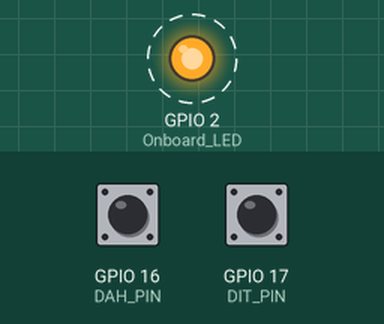
Simulated run of this sketch. Board: ESP32. Parts: output pins drawn as LEDs (lit = HIGH). Dashed ring = blinking. The inputs (shaded band) are chosen by the test bench; at power-on: GPIO 16 (DAH_PIN) HIGH, GPIO 17 (DIT_PIN) HIGH. Nothing arrives over Bluetooth unless stated; a phone connects over Bluetooth LE 3 s after start.

Above: at 0.07 s.
Timing chart, 0 to 3.0 s (numbered marks = the images above):
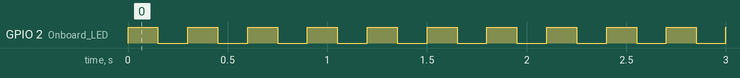

Measured:
- by itself, GPIO 2 (Onboard_LED): alternates HIGH for 0.15 s and LOW for 0.15 s, 21 changes in all, then stays HIGH

The sketch:

ESP32_BLE_TX_CW_KEYER_v1.1.ino
```cpp
// **************************************************************
// ESP32 Wroom (30 Pins), Low latency (5-7ms)
// Bluetooth MorseUs CW Paddle ESP32 firmware Code v1.1
// Designed for MorseUs iOS and MorseDx Mac applications
//
//  Created by TA1AYH on 13.11.2026
//
// 2026 by tuaren@yahoo.com (73's TA1AYH)
// **************************************************************

#include <Arduino.h>
#include <BLEDevice.h>
#include <BLEServer.h>
#include <BLE2902.h>
#include <WiFi.h>
#include "soc/gpio_struct.h"

#define DIT_PIN 17
#define DAH_PIN 16
#define Onboard_LED 2

#define SERVICE_UUID "E20A39F4-73F5-4BC4-A12F-17D1AD05A961"
#define TX_UUID "6E400003-B5A3-F393-E0A9-E50E24DCCA9E"
#define RX_UUID "6E400002-B5A3-F393-E0A9-E50E24DCCA9E"

volatile uint8_t paddleState = 0;
bool deviceConnected = false;
bool oldDeviceConnected = false;
BLEServer *pServer;
BLECharacteristic *notifyChar;
TaskHandle_t notifyTaskHandle = NULL;

void IRAM_ATTR handlePaddle() {
  uint32_t gpio_in = GPIO.in;
  uint8_t newState = 0;

  if (!(gpio_in & (1 << DIT_PIN))) newState |= 0x01;
  if (!(gpio_in & (1 << DAH_PIN))) newState |= 0x02;

  paddleState = newState;


  BaseType_t xHigherPriorityTaskWoken = pdFALSE;
  if (notifyTaskHandle != NULL) {
    vTaskNotifyGiveFromISR(notifyTaskHandle, &xHigherPriorityTaskWoken);
    portYIELD_FROM_ISR(xHigherPriorityTaskWoken);
  }
}

class ServerCallbacks : public BLEServerCallbacks {
  void onConnect(BLEServer *pServer, esp_ble_gatts_cb_param_t *param) override {
    if (deviceConnected) {
      pServer->disconnect(pServer->getConnId());
      return;
    }
    deviceConnected = true;
    oldDeviceConnected = true;
    digitalWrite(Onboard_LED, HIGH);
    BLEDevice::stopAdvertising();

    pServer->updateConnParams(param->connect.remote_bda, 0x06, 0x0C, 0, 100);
  }

  void onDisconnect(BLEServer *pServer) override {
    deviceConnected = false;
  }
};

void notifyTask(void *parameter) {
  uint8_t lastState = 0xFF;

  while (true) {
    ulTaskNotifyTake(pdTRUE, portMAX_DELAY);

    uint8_t current = paddleState;
    if (deviceConnected && current != lastState) {
      notifyChar->setValue(&current, 1);
      notifyChar->notify();
      lastState = current;

      if (current == 0x00) {
        ets_delay_us(500);
        notifyChar->setValue(&current, 1);
        notifyChar->notify();
      }
    }
  }
}

void setup() {
  WiFi.mode(WIFI_OFF);
  btStop();

  pinMode(Onboard_LED, OUTPUT);
  digitalWrite(Onboard_LED, LOW);
  pinMode(DIT_PIN, INPUT_PULLUP);
  pinMode(DAH_PIN, INPUT_PULLUP);

  xTaskCreatePinnedToCore(
    notifyTask,
    "NotifyTask",
    2048,
    NULL,
    configMAX_PRIORITIES - 1,
    &notifyTaskHandle,
    1
  );

  attachInterrupt(DIT_PIN, handlePaddle, CHANGE);
  attachInterrupt(DAH_PIN, handlePaddle, CHANGE);

  BLEDevice::init("MorseUs CW Paddle");
  pServer = BLEDevice::createServer();
  pServer->setCallbacks(new ServerCallbacks());

  BLEService *service = pServer->createService(SERVICE_UUID);
  notifyChar = service->createCharacteristic(
    TX_UUID,
    BLECharacteristic::PROPERTY_NOTIFY);
  notifyChar->addDescriptor(new BLE2902());
  service->start();

  BLEAdvertising *pAdvertising = BLEDevice::getAdvertising();
  pAdvertising->addServiceUUID(SERVICE_UUID);
  pAdvertising->setScanResponse(true);
  pAdvertising->setMinPreferred(0x06);
  BLEDevice::startAdvertising();
}

void loop() {
  if (!deviceConnected && oldDeviceConnected) {
    delay(500);
    pServer->startAdvertising();
    oldDeviceConnected = false;
  }

  if (!deviceConnected) {
    digitalWrite(Onboard_LED, !digitalRead(Onboard_LED));
    delay(150);
  } else {
    delay(1000);
  }
}
```
